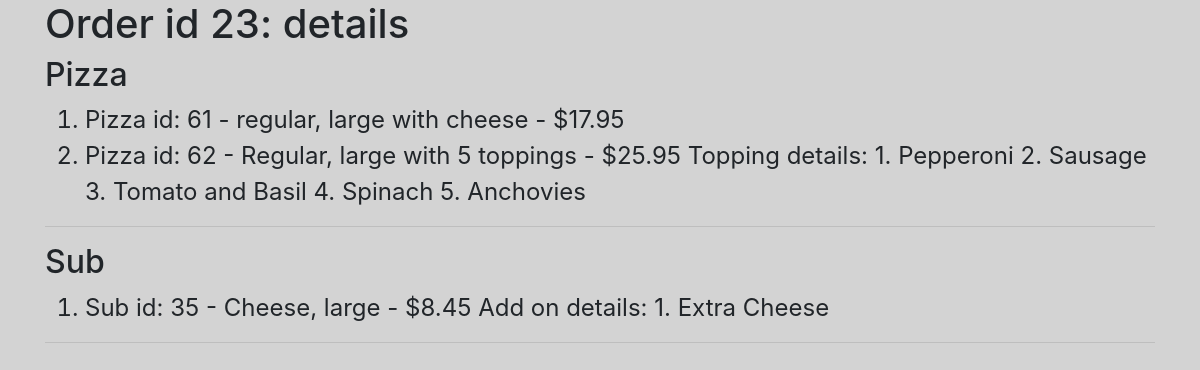
The app's page /order_details/23 with its own data.
### orders/models.py (models this page shows, shortened)
class Order(models.Model):
    username = models.CharField(max_length=64)
    pizza = models.ManyToManyField(Pizza, blank=True, related_name='ordered')
    sub = models.ManyToManyField(Sub, blank=True, related_name='ordered')
    pasta = models.ManyToManyField(Pasta, blank=True, related_name='ordered')
    salad = models.ManyToManyField(Salad, blank=True, related_name='ordered')
    dinnerplatter = models.ManyToManyField(DinnerPlatter, blank=True, related_name='ordered')

class PizzaMenu(models.Model):
    type = models.CharField(max_length=32)
    size = models.CharField(max_length=10)
    topping_option = models.IntegerField() # 0(cheese), 1, 2, 3, 5 toppings
    price = models.FloatField()

class Pizza(PizzaMenu):
    toppings = models.ManyToManyField('Topping', blank=True, related_name="on_pizza")
    def __str__(self):
        topping_option_str = str(self.topping_option) + " toppings"
        if self.topping_option == 0:
            topping_option_str = 'cheese'
            message = f"{self.id} - {self.type}, {self.size} with {topping_option_str} - ${self.price:.2f}"
        else:
            message = f"{self.id} - {self.type.capitalize()}, {self.size} with {topping_option_str} - ${self.price:.2f}\nTopping details:\n"
            for index, topping in enumerate(self.toppings.all()):
                message += str(index+1) + '. ' + topping.name + '\n';
        return message

class PizzaMenu(models.Model):
    type = models.CharField(max_length=32)
    size = models.CharField(max_length=10)
    topping_option = models.IntegerField() # 0(cheese), 1, 2, 3, 5 toppings
    price = models.FloatField()

class Topping(models.Model):
    name = models.CharField(max_length=32)

class SubMenu(models.Model):
    name = models.CharField(max_length=32)
    size = models.CharField(max_length=10)
    price = models.FloatField()

class Sub(SubMenu):
    add_on = models.ManyToManyField('SubsAddOn', blank=True, related_name='on_sub')
    def __str__(self):
        message = f"{self.id} - {self.name}, {self.size} - ${self.price:.2f}"
        if len(self.add_on.all()):
            message += "\nAdd on details:\n"
        for index, addon in enumerate(self.add_on.all()):
            message += str(index+1) + '. ' + addon.name + '\n';
        return message

class SubMenu(models.Model):
    name = models.CharField(max_length=32)
    size = models.CharField(max_length=10)
    price = models.FloatField()

class SubsAddOn(models.Model):
    name = models.CharField(max_length=32)
    price = models.FloatField()

### orders/views.py (the view)
# urls.py: path("order_details/<int:order_id>", views.order_details, name="order_details")
def order_details(request, order_id):
    try:
        order = Order.objects.get(pk=order_id)
    except Order.DoesNotExist:
        raise Http404("Order does not exist")
    cart_item_count = 0
    try:
        for k in request.session['cart'].keys():
            cart_item_count += len(request.session['cart'][k])
    except KeyError:
        pass
    contect = {
    'order' : order,
    'customer_name' : order.username,
    'pizza' : order.pizza.all(),
    'sub' : order.sub.all(),
    'pasta' : order.pasta.all(),
    'salad' : order.salad.all(),
    'dinnerplatter' : order.dinnerplatter.all(),
    'cart_count' : cart_item_count
    }
    return render(request, 'orders/order_details.html', contect)

### orders/templates/orders/order_details.html (shortened to what this page needs)
{% extends "orders/base.html" %}
{% block body %}
  <h1>Order id {{order.id}}: details</h1>
  {% if pizza %}
    <h2>Pizza</h2>
    <ol>
      {% for row in pizza %}
        <li class="details">Pizza id: {{row}}</li>
      {% endfor %}
    </ol>
    <hr>
  {% endif %}
  {% if sub %}
    <h2>Sub</h2>
    <ol>
      {% for row in sub %}
        <li class="details">Sub id: {{row}}</li>
      {% endfor %}
    </ol><hr>
  {% endif %}
{% endblock %}

### orders/static/css/style.css (style rules this page uses)
body { background-color: lightgray; }
.details { font-size: 24px; }

### records on screen
Order: id "23"
Pizza: price "61 - regular, large with cheese - $17.95"
Pizza: pizzamenu_ptr_id.name "62 - Regular, large with 5 toppings - $25.95 Topping details: 1. Pepperoni 2. Sausage 3. Tomato and Basil 4. Spinach 5. Anchovies"
Sub: submenu_ptr_id.name "35 - Cheese, large - $8.45 Add on details: 1. Extra Cheese"
